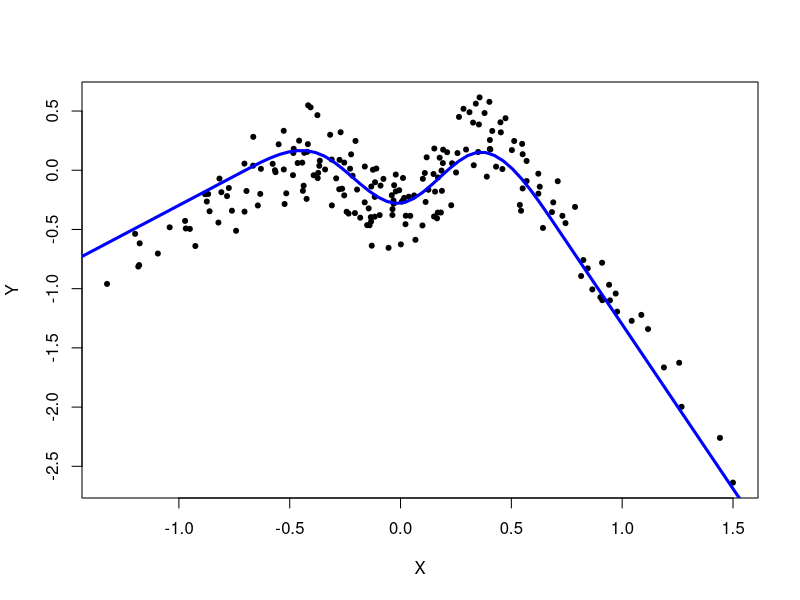

R code for this plot: (Note: this script raises an error after producing the figure.)
# devtools::install_github("runesen/NILE/code")
# library(NILE)
## The NILE estimator
# true (unknown) functional relationship X -> Y
# (linearly extrapolating beyond "extrap")
n.splines.true <- 4
fX <- function(x, extrap, beta){
  bx <- splines::ns(x, knots = seq(from=extrap[1], to=extrap[2],
                                   length.out=(n.splines.true+1))[
                                     -c(1,n.splines.true+1)],
                    Boundary.knots = extrap)
  bx%*%beta
}

# data generating model
n <- 200
set.seed(2)
beta0 <- runif(n.splines.true, -1,1)
alphaA <- alphaEps <- alphaH <- 1/sqrt(3)
A <- runif(n,-1,1)
H <- runif(n,-1,1)
X <- alphaA*A + alphaH*H + alphaEps*runif(n,-1,1)
Y <- fX(x=X,extrap=c(-.7,.7), beta=beta0) + .3*H + .2*runif(n,-1,1)

x.new <- seq(-2,2,length.out=100)
f.new <- fX(x=x.new,extrap=c(-.7,.7), beta=beta0)
plot(X,Y, pch=20)
lines(x.new,f.new,col="blue",lwd=3)

## FIT!
fit <- NILE(Y, # response
            X, # predictors (so far, only 1-dim supported)
            A, # anchors (1 or 2-dim, although 2-dim is experimental so far)
            lambda.star = "test", # (0 = OLS, Inf = IV, (0,Inf) =
            # nonlinear anchor regression, "test" = NILE)
            test = "tsls.over.ols",
            intercept = TRUE,
            df = 50, # number of splines used for X -> Y
            p.min = 0.05, # level at which test for lambda is performed
            x.new = x.new, # values at which predictions are required
            plot=TRUE, # diagnostics plots
            f.true = function(x) fX(x,c(-.7,.7), beta0), # if supplied, the
            # true causal function is added to the plot
            par.x = list(lambda=NULL, # positive smoothness penalty for X -> Y,
                         # if NULL, it is chosen by CV to minimize out-of-sample
                         # AR objective
                         breaks=NULL, # if breaks are supplied, exactly these
                         # will be used for splines basis
                         num.breaks=20, # will result in num.breaks+2 splines,
                         # ignored if breaks is supplied.
                         n.order=4 # order of splines
                         ),
            par.a = list(lambda=NULL, # positive smoothness penalty for fit of
                         # residuals onto A. If NULL, we first compute the OLS
                         # fit of Y onto X,
                                      # and then choose lambdaA by CV to
                         # minimize the out-of-sample MSE for predicting
                         # the OLS residuals
                         breaks=NULL, # same as above
                         num.breaks=4, # same as above
                         n.order=4 # same as above
                         ))
